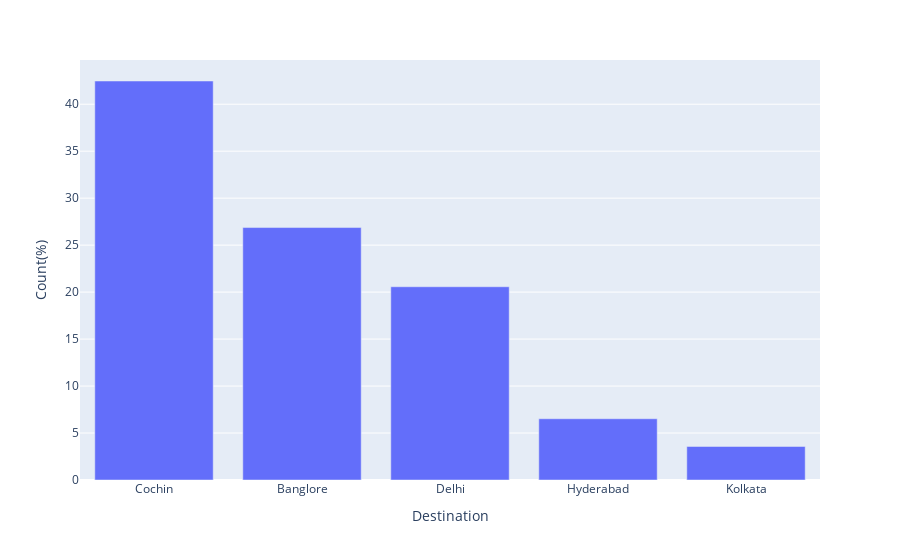

The notebook cell this image was saved under:
### Code cell
fig = px.bar(destination_counts_df, y='Destination_pct', labels={
                     "index": "Destination",
                     "Destination_pct": "Count(%)", 
                 })
fig.show()

### Figure 1 — Plotly figure (JSON) as saved in the notebook; plotly's stock layout.template omitted (floating-point values rounded to 4 significant figures)
{"data": [{"alignmentgroup": "True", "hovertemplate": "Destination=%{x}<br>Count(%)=%{y}<extra></extra>", "legendgroup": "", "marker": {"color": "#636efa", "pattern": {"shape": ""}}, "name": "", "offsetgroup": "", "orientation": "v", "showlegend": false, "textposition": "auto", "type": "bar", "x": ["Cochin", "Banglore", "Delhi", "Hyderabad", "Kolkata"], "xaxis": "x", "y": [42.47, 26.87, 20.57, 6.52, 3.57], "yaxis": "y"}], "layout": {"barmode": "relative", "legend": {"tracegroupgap": 0}, "margin": {"t": 60}, "xaxis": {"anchor": "y", "domain": [0, 1], "title": {"text": "Destination"}}, "yaxis": {"anchor": "x", "domain": [0, 1], "title": {"text": "Count(%)"}}}}
